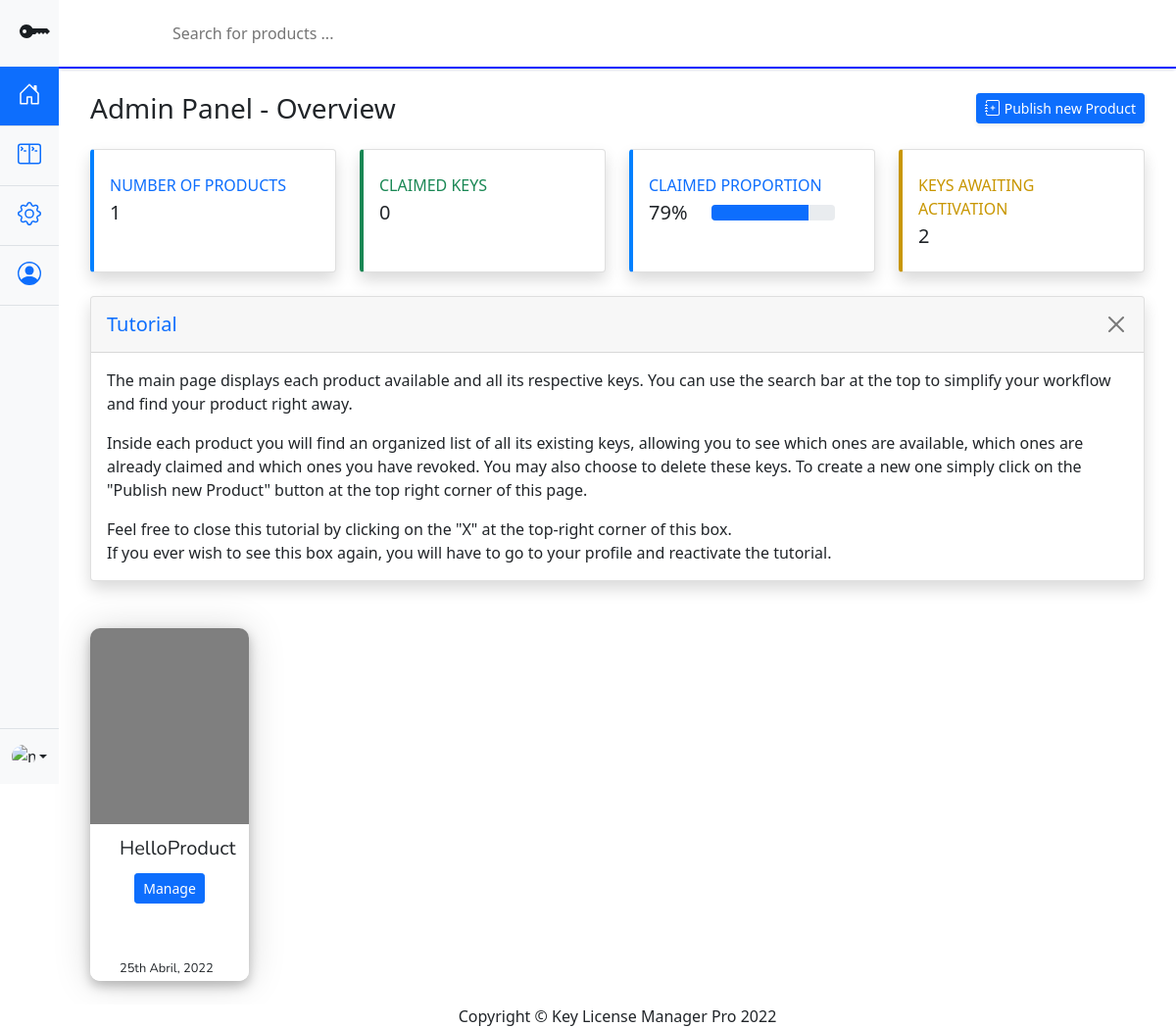
Before: /cpanel with the older database file.
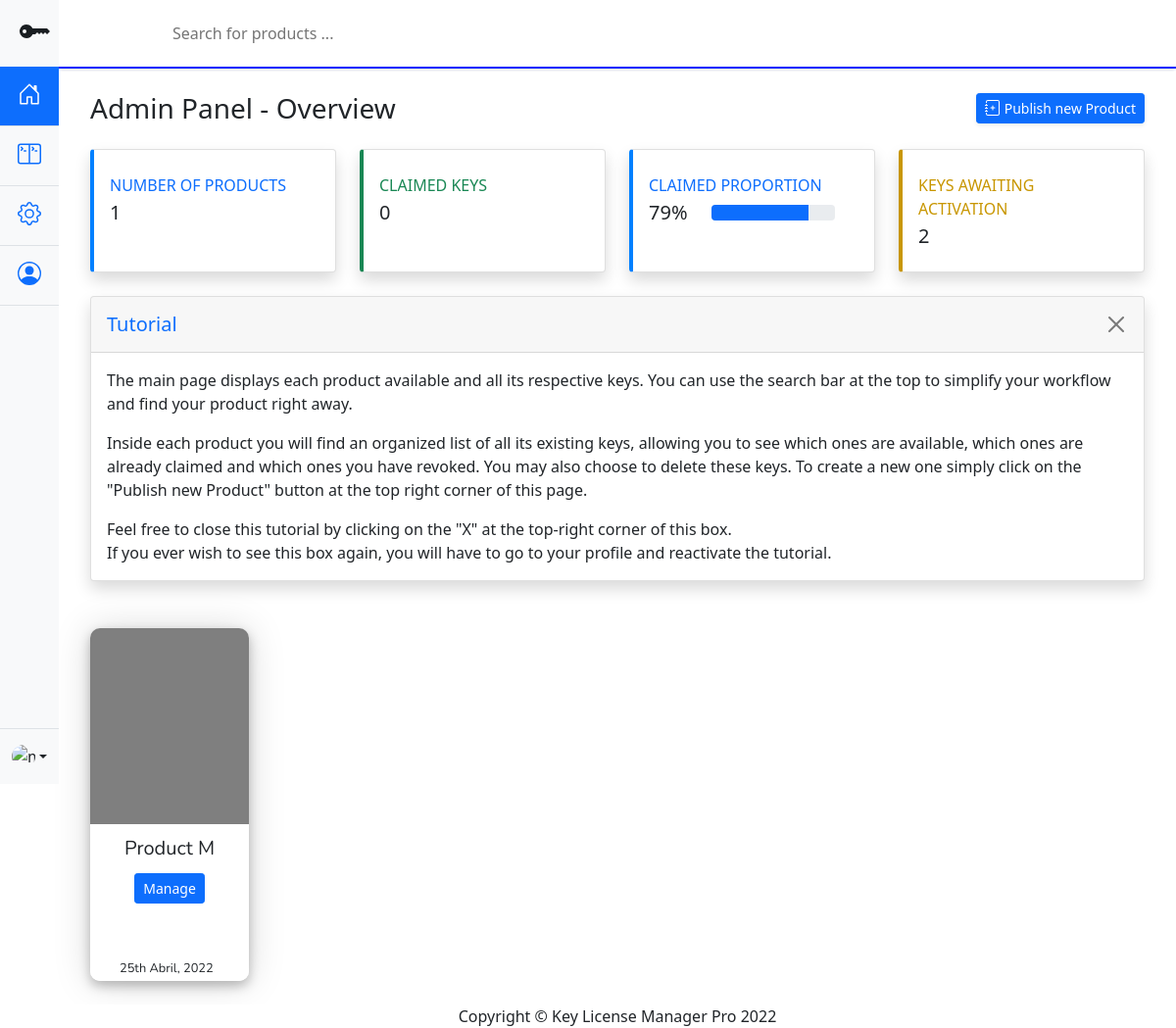
After: the same page with the newer database file.
### models.py (models this page shows)
class Product(db.Model):
    __tablename__ = "product"
    id = db.Column( db.Integer, primary_key=True )
    name = db.Column( db.String(100), unique=True )
    logo = db.Column( db.String(150) )
    privateK = db.Column(db.String(1100), unique=True)
    publicK = db.Column(db.String(1100), unique=True)
    apiK = db.Column( db.String(100), unique=True )

### main.py (the view)
@main.route('/cpanel')
def cpanel():
    productList = DBAPI.getProduct('_ALL_')
    return render_template('cpanel.html', productList = productList)

### databaseAPI.py (called while the page is built)
def getProduct(productName):
    if(productName == '_ALL_'):
        return Product.query.all()
    return Product.query.filter_by(name = productName).first()

### templates/cpanel.html (shortened to what the changed rows need)
<!doctype html>
<html lang="en">
	<head>
        <link rel="stylesheet" href="https://cdn.jsdelivr.net/npm/bootstrap-icons@1.8.1/font/bootstrap-icons.css">
		<link href="{{ url_for('static', filename='bootstrap.min.css') }}" rel="stylesheet">
		<link href="{{ url_for('static', filename='style.css') }}" rel="stylesheet">
	</head>
	<body>
        <div class="container-fluid right-display">
            <div id="content-wrapper" class="d-flex flex-column">
                <div id="content">
                    <div class="container-fluid special-padding">
                        <div class="d-sm-flex align-items-center justify-content-between mb-4">
                            <h1 class="h3 mb-0 text-gray-800">Admin Panel - Overview</h1>
                        </div>
                        <div id="productGallery" class="row row-cols-1 row-cols-md-6">
                            {%for product in productList%}
                                <div class="col mb-4">
                                    <div class="weather-card one">
                                        <div class="top">
                                        </div>
                                        <div class="bottom">
                                            <div class="d-flex flex-column justify-content-between text-center card-structure">
                                                <span class="ctext-bold">{{ product.name }}</span>
                                                <a href="{{ url_for('main.productDisplay', productid = product.id) }}"><button type="button" class="btn btn-primary btn-sm card-button-st">Manage</button></a>
                                                <span class="ctext-light mt-auto">25th Abril, 2022</span>
                                            </div>
                                        </div>
                                    </div>
                                </div>
                            {%endfor%}
                        </div>
                    </div>
                </div>
</div>
        </div>
	</body>
</html>

Changed rows visible on the page:
changed Product: name "HelloProduct" → "Product M"
